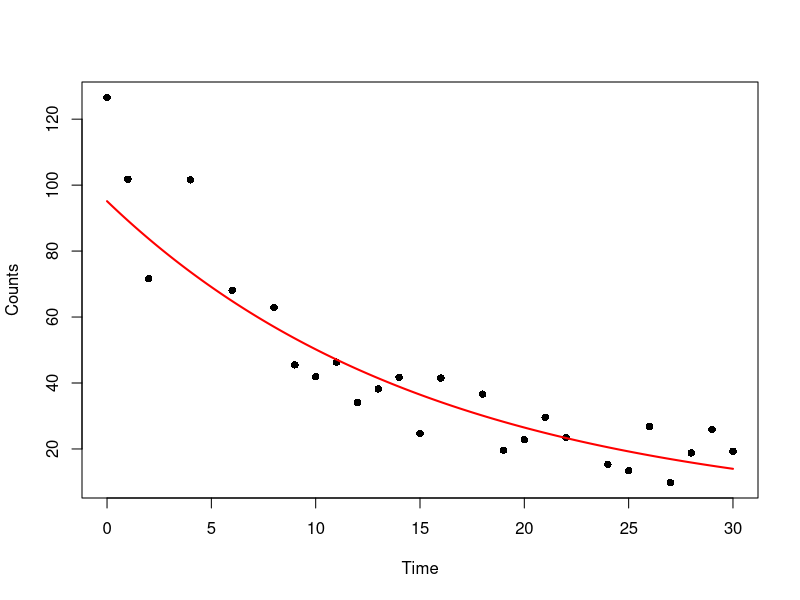
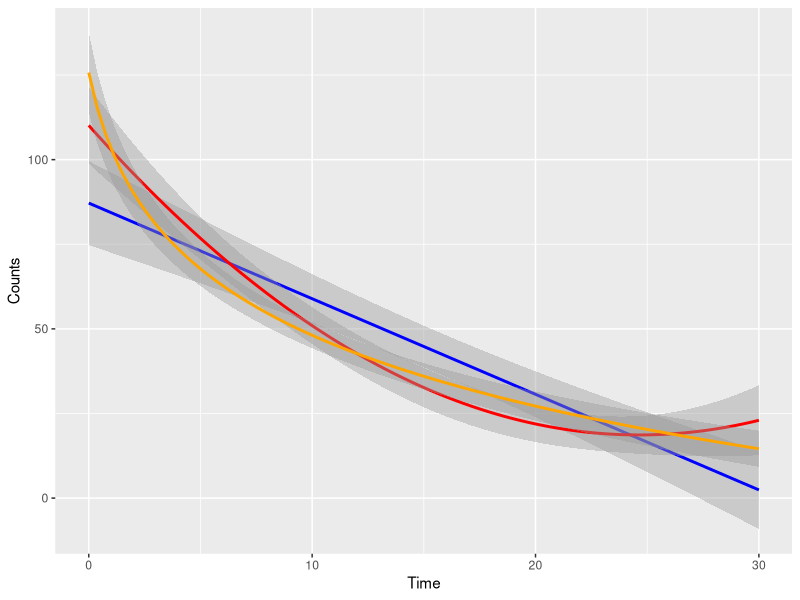

Reproduce these figures in R, in order.
## ---- chunk 1
knitr::opts_chunk$set(echo = TRUE)
## ---- chunk 2
A <- structure(list(Time = c(0, 1, 2, 4, 6, 8, 9, 10, 11, 12, 13, 
14, 15, 16, 18, 19, 20, 21, 22, 24, 25, 26, 27, 28, 29, 30), 
Counts = c(126.6, 101.8, 71.6, 101.6, 68.1, 62.9, 45.5, 41.9, 
46.3, 34.1, 38.2, 41.7, 24.7, 41.5, 36.6, 19.6, 
22.8, 29.6, 23.5, 15.3, 13.4, 26.8, 9.8, 18.8, 25.9, 19.3)), .Names = c("Time", "Counts"), row.names = c(1L, 2L,
3L, 5L, 7L, 9L, 10L, 11L, 12L, 13L, 14L, 15L, 16L, 17L, 19L, 20L, 21L, 22L, 23L, 25L, 26L, 27L, 28L, 29L, 30L,
31L), class = "data.frame")
## ---- chunk 3
attach(A)
names(A)
## ---- chunk 4
exponential.model <- lm(log(Counts)~ Time)
summary(exponential.model)






## ---- chunk 5
timevalues <- seq(0, 30, 0.1)
Counts.exponential2 <- exp(predict(exponential.model,list(Time=timevalues)))
plot(Time, Counts,pch=16)
lines(timevalues, Counts.exponential2,lwd=2, col = "red", xlab = "Time (s)", ylab = "Counts")



library(ggplot2)

ggplot(A, aes(Time, Counts))+
  geom_smooth(method=lm, colour="blue")+
  geom_smooth(aes(), method = "lm", formula = y ~ poly(x+1,2), 
              color ="red", se =TRUE, size = 1)+
  geom_smooth(aes(), method = "lm", formula = y ~ log(x+1), 
              color ="orange", se =TRUE, size = 1)

## ---- chunk 6
model1=glm(Counts~Time, family=Gamma(link="log"), data = A)
summary(model1)
